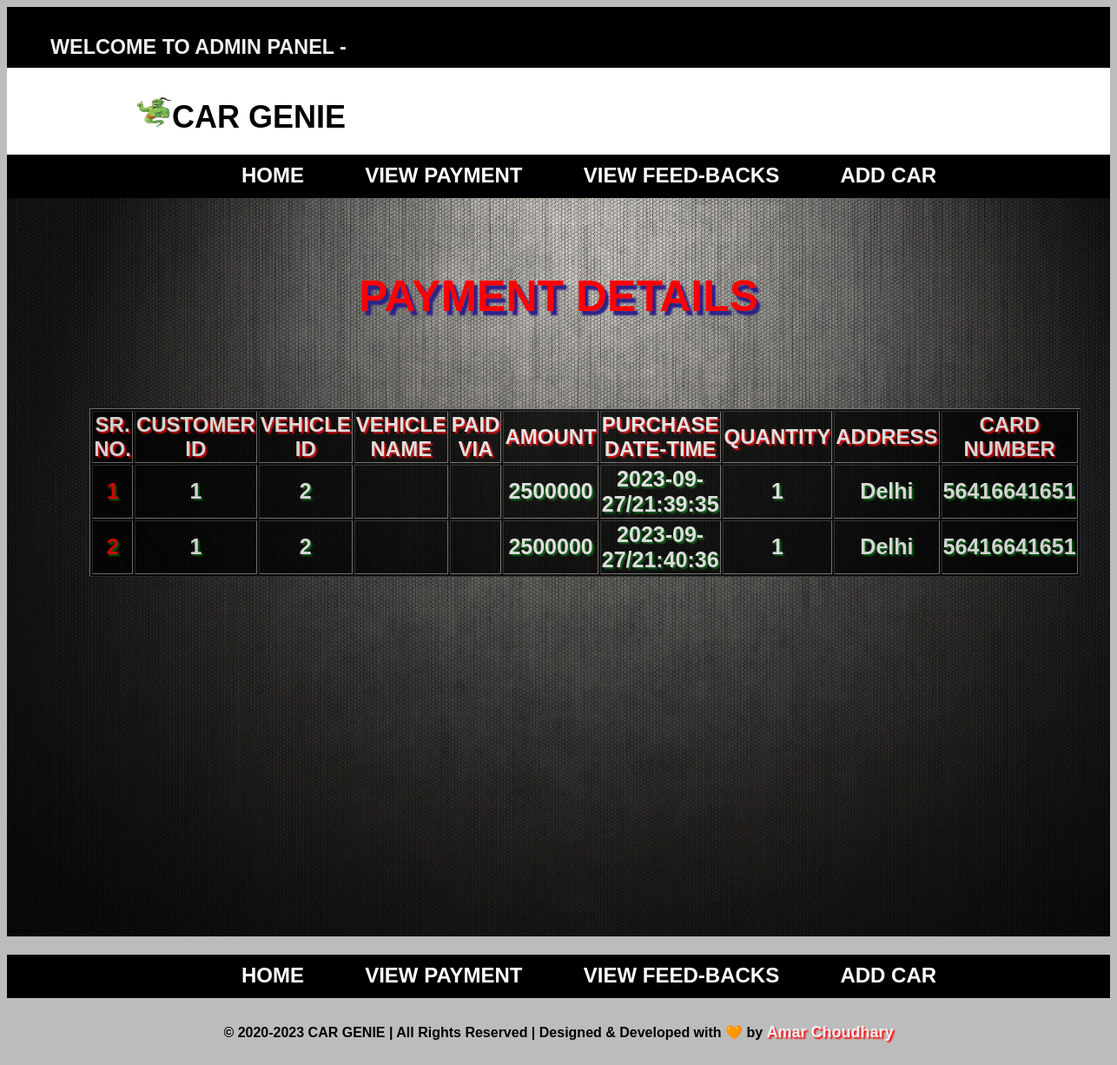
Page /php/Admin_payment_view.php on the earlier database version.
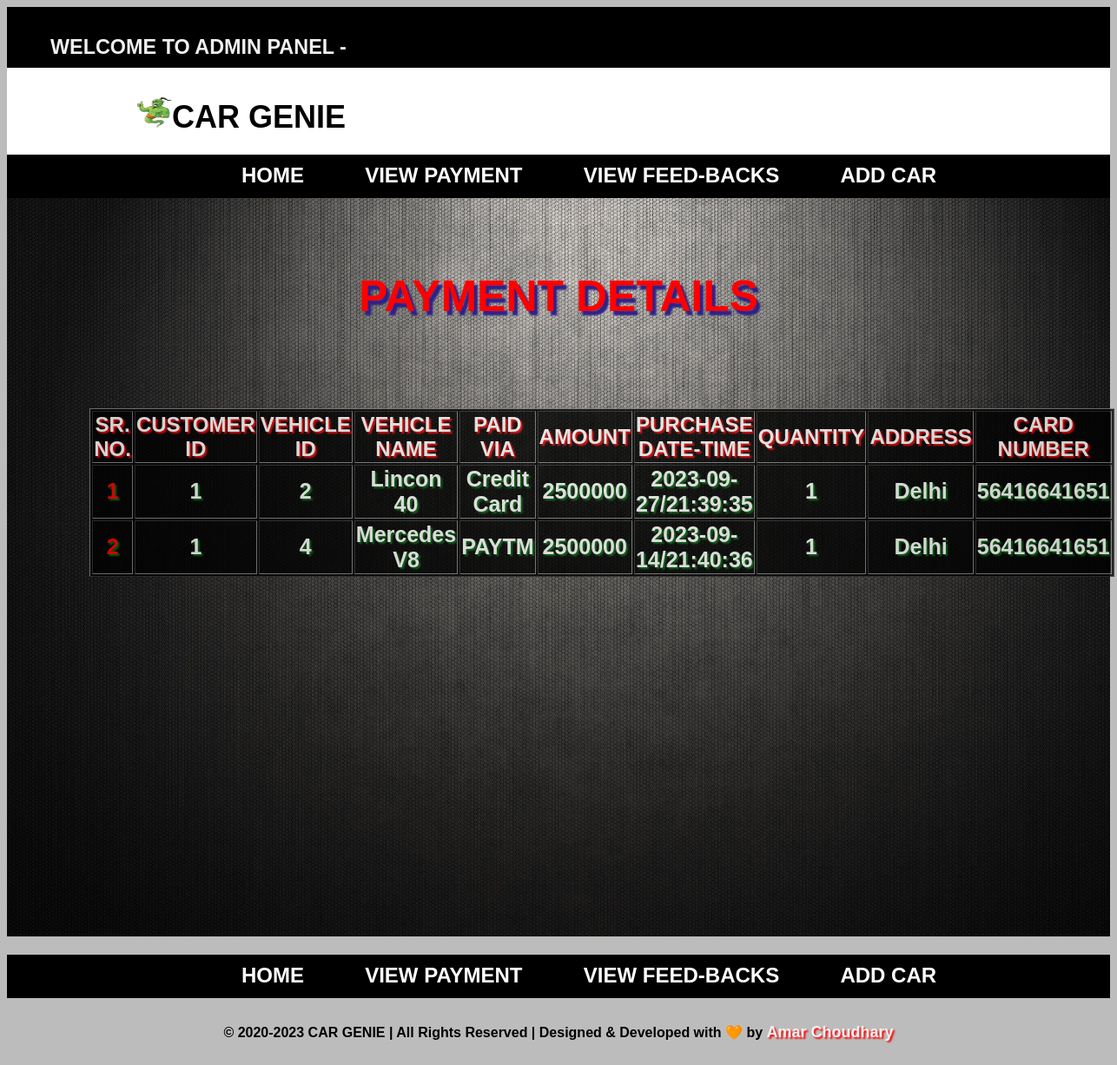
Same page on the later database version.
### tables this page shows
CREATE TABLE `payment_info` (
  `Purchase_ID` int NOT NULL AUTO_INCREMENT,
  `Cus_Id` int NOT NULL,
  `Vehicle_Id` int NOT NULL,
  `PurVehicle_Name` varchar(255) DEFAULT NULL,
  `paymode` varchar(255) DEFAULT NULL,
  `Purchase_Price` varchar(255) DEFAULT NULL,
  `Purchase_Date` date DEFAULT NULL,
  `Purchase_Time` time DEFAULT NULL,
  `Purchase_Quantity` int DEFAULT NULL,
  `Delivery_Add` varchar(255) DEFAULT NULL,
  `card_no` varchar(255) DEFAULT NULL,
  PRIMARY KEY (`Purchase_ID`),
  KEY `Cus_Id` (`Cus_Id`),
  KEY `Vehicle_Id` (`Vehicle_Id`),
  CONSTRAINT `payment_info_ibfk_2` FOREIGN KEY (`Vehicle_Id`) REFERENCES `vehicle_info` (`Vehicle_ID`)
);

### php/Admin_payment_view.php (the view, shortened to what this page needs)
<?php include 'admin_header.php'; ?>
<?php
    include('conn.php');
?>
<!DOCTYPE html>
<html>
<head>
    <link rel="stylesheet" href="../css/home.css" type="text/css" />
</head>
<body class="hold-transition sidebar-mini">
    <?php include 'admin_menu.php'; ?>
    <div class="admindetails">
    <div class="container">
    <center>
        <h1 class="admintitle">PAYMENT DETAILS</h1>
    </center>
        <table class="table table-bordered table-striped table-hover" border="1">
            <thead>
                <tr class="info">
                    <th>SR. NO.</th>
                    <th>CUSTOMER ID</th>
                    <th>VEHICLE ID</th>
                    <th>VEHICLE NAME</th>
                    <th>PAID VIA</th>
                    <th>AMOUNT</th>
                    <th>PURCHASE DATE-TIME</th>
                    <th>QUANTITY</th>
                    <th>ADDRESS</th>
                    <th>CARD NUMBER</th>
                </tr>
            </thead>
            <tbody>
                <?php
                    $pay_data = "SELECT * FROM `payment_info` WHERE Purchase_ID > 0";
                    $result=$conn->query($pay_data);
                ?>
                <?php $counter=1;
                    while ($row = mysqli_fetch_array($result)){
                        $paymentData[] = array(
                            'Cus_Id' =>$row['Cus_Id'],
                            'card_no' => $row['card_no'],
                            'paymode' => $row['paymode'],
                            'Vehicle_Id' => $row['Vehicle_Id'],
                            'Delivery_Add' => $row['Delivery_Add'],
                            'Purchase_Date' => $row['Purchase_Date'],
                            'Purchase_Time' => $row['Purchase_Time'],
                            'Purchase_Price' => $row['Purchase_Price'],
                            'PurVehicle_Name' => $row['PurVehicle_Name'],
                            'Purchase_Quantity' => $row['Purchase_Quantity']
                        );
                    }
                ?>
                <?php foreach ($paymentData as $payment){ ?>
                <tr class="datainfo">
                    <td class="admintablesrn">
                        <?php echo $counter++;?>
                    </td>
                    <td class="admintable">
                        <?php echo $payment['Cus_Id']; ?>
                    </td>
                    <td class="admintable">
                        <?php echo $payment['Vehicle_Id']; ?>
                    </td>
                    <td class="admintable">
                        <?php echo $payment['PurVehicle_Name']; ?>
                    </td>
                    <td class="admintable">
                        <?php echo $payment['paymode']; ?>
                    </td>
                    <td class="admintable">
                        <?php echo $payment['Purchase_Price']; ?>
                    </td>
                    <td class="admintable">
                        <?php echo $payment['Purchase_Date'].'/'.$payment['Purchase_Time']; ?>
                    </td>
                    <td class="admintable">
                        <?php echo $payment['Purchase_Quantity']; ?>
                    </td>
                    <td class="admintable">
                        <?php echo $payment['Delivery_Add']; ?>
                    </td>
                    <td class="admintable">
                        <?php echo $payment['card_no']; ?>
                    </td>
                </tr>
                <?php } ?>
            </tbody>
        </table>
    </div>
    </div>
    <?php include 'admin_footer.php'; ?>
</body>
</html>

Differences in the rows shown:
changed payment_info: PurVehicle_Name (not shown) → "Lincon 40"; paymode (not shown) → "Credit Card"
changed payment_info: Vehicle_Id "2" → "4"; PurVehicle_Name (not shown) → "Mercedes V8"; paymode (not shown) → "PAYTM"; Purchase_Date "2023-09-27" → "2023-09-14"
